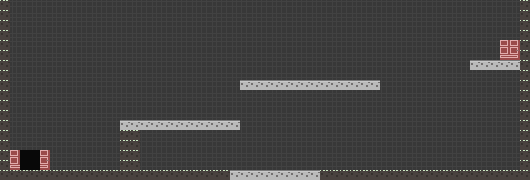

Rendered tile map (Tiled .tmx) drawn with the repository's tilesets; below, a short description and the full map source, tile grids included:
An orthogonal 53x18 tile map with 10x10 px tiles, 3 tile layers (background, transparent, collision) and 2 objects (enemy, door).

<map version="1.2" tiledversion="1.2.4" orientation="orthogonal" renderorder="right-down" width="53" height="18" tilewidth="10" tileheight="10" infinite="0" nextlayerid="7" nextobjectid="26">
 <tileset firstgid="1" name="tiles" tilewidth="10" tileheight="10" spacing="2" margin="2" tilecount="64" columns="8">
  <image source="tiles.png" width="100" height="100" />
 </tileset>
 <layer id="2" name="background" width="53" height="18">
  <properties>
   <property name="noCollision" value="" />
  </properties>
  <data encoding="csv">
33,34,33,34,33,34,33,34,33,34,33,34,33,34,33,34,33,34,33,34,33,34,33,34,33,34,33,34,33,34,33,34,33,34,33,34,33,34,33,34,33,34,33,34,33,34,33,34,33,34,33,34,33,
41,42,41,42,41,42,41,42,41,42,41,42,41,42,41,42,41,42,41,42,41,42,41,42,41,42,41,42,41,42,41,42,41,42,41,42,41,42,41,42,41,42,41,42,41,42,41,42,41,42,41,42,41,
33,34,33,34,33,34,33,34,33,34,33,34,33,34,33,34,33,34,33,34,33,34,33,34,33,34,33,34,33,34,33,34,33,34,33,34,33,34,33,34,33,34,33,34,33,34,33,34,33,34,33,34,33,
41,42,41,42,41,42,41,42,41,42,41,42,41,42,41,42,41,42,41,42,41,42,41,42,41,42,41,42,41,42,41,42,41,42,41,42,41,42,41,42,41,42,41,42,41,42,41,42,41,42,41,42,41,
33,34,33,34,33,34,33,34,33,34,33,34,33,34,33,34,33,34,33,34,33,34,33,34,33,34,33,34,33,34,33,34,33,34,33,34,33,34,33,34,33,34,33,34,33,34,33,34,33,34,9,10,33,
41,42,41,42,41,42,41,42,41,42,41,42,41,42,41,42,41,42,41,42,41,42,41,42,41,42,41,42,41,42,41,42,41,42,41,42,41,42,41,42,41,42,41,42,41,42,41,42,41,42,17,18,41,
33,34,33,34,33,34,33,34,33,34,33,34,33,34,33,34,33,34,33,34,33,34,33,34,33,34,33,34,33,34,33,34,33,34,33,34,33,34,33,34,33,34,33,34,33,34,33,34,33,34,33,34,33,
41,42,41,42,41,42,41,42,41,42,41,42,41,42,41,42,41,42,41,42,41,42,41,42,41,42,41,42,41,42,41,42,41,42,41,42,41,42,41,42,41,42,41,42,41,42,41,42,41,42,41,42,41,
33,34,33,34,33,34,33,34,33,34,33,34,33,34,33,34,33,34,33,34,33,34,33,34,33,34,33,34,33,34,33,34,33,34,33,34,33,34,33,34,33,34,33,34,33,34,33,34,33,34,33,34,33,
41,42,41,42,41,42,41,42,41,42,41,42,41,42,41,42,41,42,41,42,41,42,41,42,41,42,41,42,41,42,41,42,41,42,41,42,41,42,41,42,41,42,41,42,41,42,41,42,41,42,41,42,41,
33,34,33,34,33,34,33,34,33,34,33,34,33,34,33,34,33,34,33,34,33,34,33,34,33,34,33,34,33,34,33,34,33,34,33,34,33,34,33,34,33,34,33,34,33,34,33,34,33,34,33,34,33,
41,42,41,42,41,42,41,42,41,42,41,42,41,42,41,42,41,42,41,42,41,42,41,42,41,42,41,42,41,42,41,42,41,42,41,42,41,42,41,42,41,42,41,42,41,42,41,42,41,42,41,42,41,
33,34,33,34,33,34,33,34,33,34,33,34,33,34,33,34,33,34,33,34,33,34,33,34,33,34,33,34,33,34,33,34,33,34,33,34,33,34,33,34,33,34,33,34,33,34,33,34,33,34,33,34,33,
41,42,41,42,41,42,41,42,41,42,41,42,41,42,41,42,41,42,41,42,41,42,41,42,41,42,41,42,41,42,41,42,41,42,41,42,41,42,41,42,41,42,41,42,41,42,41,42,41,42,41,42,41,
33,34,33,34,33,34,33,34,33,34,33,34,33,34,33,34,33,34,33,34,33,34,33,34,33,34,33,34,33,34,33,34,33,34,33,34,33,34,33,34,33,34,33,34,33,34,33,34,33,34,33,34,33,
41,9,19,19,10,42,41,42,41,42,41,42,41,42,41,42,41,42,41,42,41,42,41,42,41,42,41,42,41,42,41,42,41,42,41,42,41,42,41,42,41,42,41,42,41,42,41,42,41,42,41,42,41,
33,17,19,19,18,34,33,34,33,34,33,34,33,34,33,34,33,34,33,34,33,34,33,34,33,34,33,34,33,34,33,34,33,34,33,34,33,34,33,34,33,34,33,34,33,34,33,34,33,34,33,34,33,
41,42,41,42,41,42,41,42,41,42,41,42,41,42,41,42,41,42,41,42,41,42,41,42,41,42,41,42,41,42,41,42,41,42,41,42,41,42,41,42,41,42,41,42,41,42,41,42,41,42,41,42,41
</data>
 </layer>
 <layer id="3" name="transparent" width="53" height="18">
  <properties>
   <property name="noCollision" value="" />
  </properties>
  <data encoding="csv">
0,0,0,0,0,0,0,0,0,0,0,0,0,0,0,0,0,0,0,0,0,0,0,0,0,0,0,0,0,0,0,0,0,0,0,0,0,0,0,0,0,0,0,0,0,0,0,0,0,0,0,0,0,
0,0,0,0,0,0,0,0,0,0,0,0,0,0,0,0,0,0,0,0,0,0,0,0,0,0,0,0,0,0,0,0,0,0,0,0,0,0,0,0,0,0,0,0,0,0,0,0,0,0,0,0,0,
0,0,0,0,0,0,0,0,0,0,0,0,0,0,0,0,0,0,0,0,0,0,0,0,0,0,0,0,0,0,0,0,0,0,0,0,0,0,0,0,0,0,0,0,0,0,0,0,0,0,0,0,0,
0,0,0,0,0,0,0,0,0,0,0,0,0,0,0,0,0,0,0,0,0,0,0,0,0,0,0,0,0,0,0,0,0,0,0,0,0,0,0,0,0,0,0,0,0,0,0,0,0,0,0,0,0,
0,0,0,0,0,0,0,0,0,0,0,0,0,0,0,0,0,0,0,0,0,0,0,0,0,0,0,0,0,0,0,0,0,0,0,0,0,0,0,0,0,0,0,0,0,0,0,0,0,0,0,0,0,
0,0,0,0,0,0,0,0,0,0,0,0,0,0,0,0,0,0,0,0,0,0,0,0,0,0,0,0,0,0,0,0,0,0,0,0,0,0,0,0,0,0,0,0,0,0,0,0,0,0,0,0,0,
0,0,0,0,0,0,0,0,0,0,0,0,0,0,0,0,0,0,0,0,0,0,0,0,0,0,0,0,0,0,0,0,0,0,0,0,0,0,0,0,0,0,0,0,0,0,0,0,0,0,0,0,0,
0,0,0,0,0,0,0,0,0,0,0,0,0,0,0,0,0,0,0,0,0,0,0,0,0,0,0,0,0,0,0,0,0,0,0,0,0,0,0,0,0,0,0,0,0,0,0,0,0,0,0,0,0,
0,0,0,0,0,0,0,0,0,0,0,0,0,0,0,0,0,0,0,0,0,0,0,0,0,0,0,0,0,0,0,0,0,0,0,0,0,0,0,0,0,0,0,0,0,0,0,0,0,0,0,0,0,
0,0,0,0,0,0,0,0,0,0,0,0,0,0,0,0,0,0,0,0,0,0,0,0,0,0,0,0,0,0,0,0,0,0,0,0,0,0,0,0,0,0,0,0,0,0,0,0,0,0,0,0,0,
0,0,0,0,0,0,0,0,0,0,0,0,0,0,0,0,0,0,0,0,0,0,0,0,0,0,0,0,0,0,0,0,0,0,0,0,0,0,0,0,0,0,0,0,0,0,0,0,0,0,0,0,0,
0,0,0,0,0,0,0,0,0,0,0,0,0,0,0,0,0,0,0,0,0,0,0,0,0,0,0,0,0,0,0,0,0,0,0,0,0,0,0,0,0,0,0,0,0,0,0,0,0,0,0,0,0,
0,0,0,0,0,0,0,0,0,0,0,0,0,0,0,0,0,0,0,0,0,0,0,0,0,0,0,0,0,0,0,0,0,0,0,0,0,0,0,0,0,0,0,0,0,0,0,0,0,0,0,0,0,
0,0,0,0,0,0,0,0,0,0,0,0,0,0,0,0,0,0,0,0,0,0,0,0,0,0,0,0,0,0,0,0,0,0,0,0,0,0,0,0,0,0,0,0,0,0,0,0,0,0,0,0,0,
0,0,0,0,0,0,0,0,0,0,0,0,0,0,0,0,0,0,0,0,0,0,0,0,0,0,0,0,0,0,0,0,0,0,0,0,0,0,0,0,0,0,0,0,0,0,0,0,0,0,0,0,0,
0,0,0,0,0,0,0,0,0,0,0,0,0,0,0,0,0,0,0,0,0,0,0,0,0,0,0,0,0,0,0,0,0,0,0,0,0,0,0,0,0,0,0,0,0,0,0,0,0,0,0,0,0,
0,0,0,0,0,0,0,0,0,0,0,0,0,0,0,0,0,0,0,0,0,0,0,0,0,0,0,0,0,0,0,0,0,0,0,0,0,0,0,0,0,0,0,0,0,0,0,0,0,0,0,0,0,
0,0,0,0,0,0,0,0,0,0,0,0,0,0,0,0,0,0,0,0,0,0,0,0,0,0,0,0,0,0,0,0,0,0,0,0,0,0,0,0,0,0,0,0,0,0,0,0,0,0,0,0,0
</data>
 </layer>
 <layer id="1" name="collision" width="53" height="18">
  <data encoding="csv">
1,0,0,0,0,0,0,0,0,0,0,0,0,0,0,0,0,0,0,0,0,0,0,0,0,0,0,0,0,0,0,0,0,0,0,0,0,0,0,0,0,0,0,0,0,0,0,0,0,0,0,0,1,
1,0,0,0,0,0,0,0,0,0,0,0,0,0,0,0,0,0,0,0,0,0,0,0,0,0,0,0,0,0,0,0,0,0,0,0,0,0,0,0,0,0,0,0,0,0,0,0,0,0,0,0,1,
1,0,0,0,0,0,0,0,0,0,0,0,0,0,0,0,0,0,0,0,0,0,0,0,0,0,0,0,0,0,0,0,0,0,0,0,0,0,0,0,0,0,0,0,0,0,0,0,0,0,0,0,1,
1,0,0,0,0,0,0,0,0,0,0,0,0,0,0,0,0,0,0,0,0,0,0,0,0,0,0,0,0,0,0,0,0,0,0,0,0,0,0,0,0,0,0,0,0,0,0,0,0,0,0,0,1,
1,0,0,0,0,0,0,0,0,0,0,0,0,0,0,0,0,0,0,0,0,0,0,0,0,0,0,0,0,0,0,0,0,0,0,0,0,0,0,0,0,0,0,0,0,0,0,0,0,0,0,0,1,
1,0,0,0,0,0,0,0,0,0,0,0,0,0,0,0,0,0,0,0,0,0,0,0,0,0,0,0,0,0,0,0,0,0,0,0,0,0,0,0,0,0,0,0,0,0,0,0,0,0,0,0,1,
1,0,0,0,0,0,0,0,0,0,0,0,0,0,0,0,0,0,0,0,0,0,0,0,0,0,0,0,0,0,0,0,0,0,0,0,0,0,0,0,0,0,0,0,0,0,0,2,2,2,2,2,1,
1,0,0,0,0,0,0,0,0,0,0,0,0,0,0,0,0,0,0,0,0,0,0,0,0,0,0,0,0,0,0,0,0,0,0,0,0,0,0,0,0,0,0,0,0,0,0,0,0,0,0,0,1,
1,0,0,0,0,0,0,0,0,0,0,0,0,0,0,0,0,0,0,0,0,0,0,0,2,2,2,2,2,2,2,2,2,2,2,2,2,2,0,0,0,0,0,0,0,0,0,0,0,0,0,0,1,
1,0,0,0,0,0,0,0,0,0,0,0,0,0,0,0,0,0,0,0,0,0,0,0,0,0,0,0,0,0,0,0,0,0,0,0,0,0,0,0,0,0,0,0,0,0,0,0,0,0,0,0,1,
1,0,0,0,0,0,0,0,0,0,0,0,0,0,0,0,0,0,0,0,0,0,0,0,0,0,0,0,0,0,0,0,0,0,0,0,0,0,0,0,0,0,0,0,0,0,0,0,0,0,0,0,1,
1,0,0,0,0,0,0,0,0,0,0,0,0,0,0,0,0,0,0,0,0,0,0,0,0,0,0,0,0,0,0,0,0,0,0,0,0,0,0,0,0,0,0,0,0,0,0,0,0,0,0,0,1,
1,0,0,0,0,0,0,0,0,0,0,0,2,2,2,2,2,2,2,2,2,2,2,2,0,0,0,0,0,0,0,0,0,0,0,0,0,0,0,0,0,0,0,0,0,0,0,0,0,0,0,0,1,
1,0,0,0,0,0,0,0,0,0,0,0,1,1,0,0,0,0,0,0,0,0,0,0,0,0,0,0,0,0,0,0,0,0,0,0,0,0,0,0,0,0,0,0,0,0,0,0,0,0,0,0,1,
1,0,0,0,0,0,0,0,0,0,0,0,1,1,0,0,0,0,0,0,0,0,0,0,0,0,0,0,0,0,0,0,0,0,0,0,0,0,0,0,0,0,0,0,0,0,0,0,0,0,0,0,1,
1,0,0,0,0,0,0,0,0,0,0,0,1,1,0,0,0,0,0,0,0,0,0,0,0,0,0,0,0,0,0,0,0,0,0,0,0,0,0,0,0,0,0,0,0,0,0,0,0,0,0,0,1,
1,0,0,0,0,0,0,0,0,0,0,0,1,1,0,0,0,0,0,0,0,0,0,0,0,0,0,0,0,0,0,0,0,0,0,0,0,0,0,0,0,0,0,0,0,0,0,0,0,0,0,0,1,
1,1,1,1,1,1,1,1,1,1,1,1,1,1,1,1,1,1,1,1,1,1,1,2,2,2,2,2,2,2,2,2,1,1,1,1,1,1,1,1,1,1,1,1,1,1,1,1,1,1,1,1,1
</data>
 </layer>
 <objectgroup id="6" name="info">
  <object id="21" type="enemy" x="429.334" y="132.667" width="85.667" height="15">
   <properties>
    <property name="enemyCount" type="int" value="3" />
   </properties>
  </object>
  <object id="25" type="door" x="33.6667" y="154.333">
   <properties>
    <property name="goTo" value="room2" />
   </properties>
  </object>
 </objectgroup>
</map>